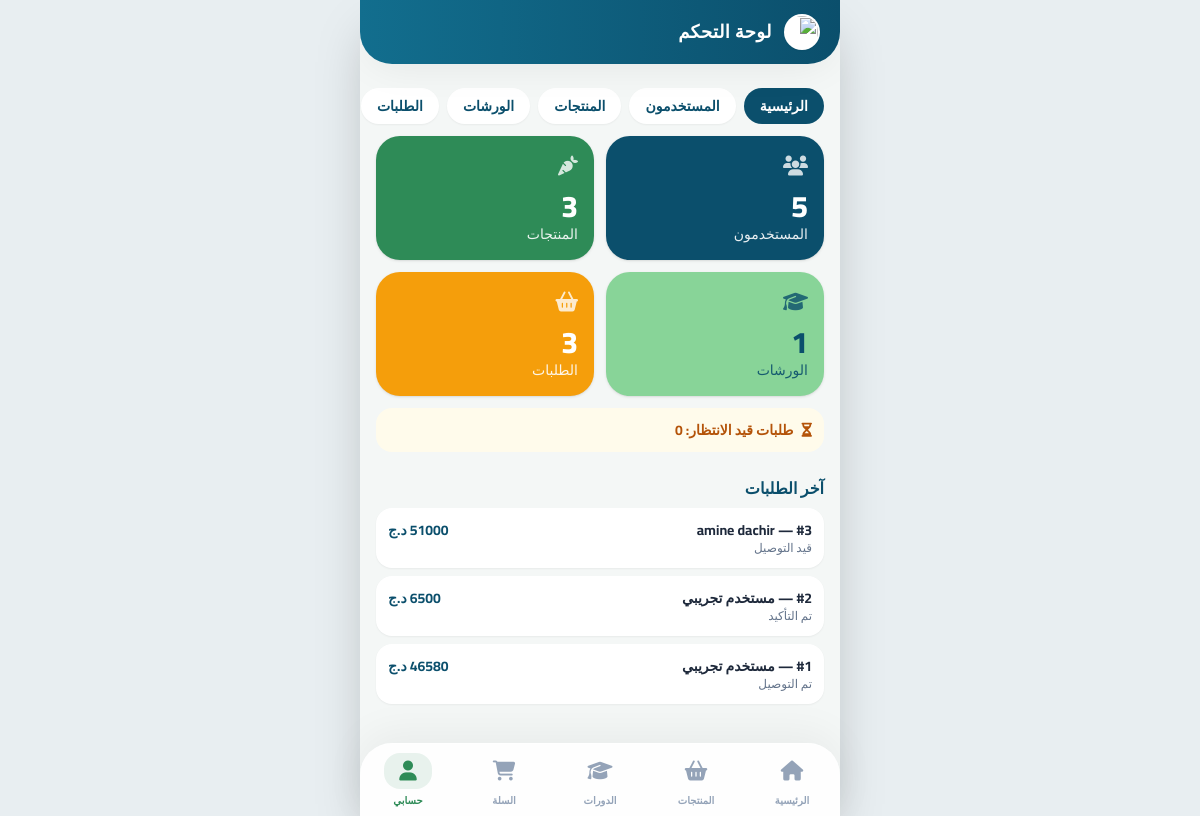
The page /admin (signed in) on the database its author committed.
### models.py (models this page shows)
class Order(db.Model):
    id = db.Column(db.Integer, primary_key=True)
    user_id = db.Column(db.Integer, db.ForeignKey("user.id"), nullable=False)
    total_price = db.Column(db.Float, nullable=False)
    status = db.Column(db.String(20), default="Pending") # Pending, Confirmed, Shipped, Delivered, Cancelled
    receiver_name = db.Column(db.String(150), nullable=False)
    receiver_phone = db.Column(db.String(20), nullable=False)
    delivery_address = db.Column(db.String(250), nullable=False)
    notes = db.Column(db.Text, default="") # ملاحظات إضافية
    created_at = db.Column(db.DateTime, default=datetime.utcnow)
    items = db.relationship("OrderItem", backref="order", cascade="all, delete-orphan")

class User(UserMixin, db.Model):
    id = db.Column(db.Integer, primary_key=True)
    full_name = db.Column(db.String(150), nullable=False) # الاسم واللقب
    phone = db.Column(db.String(20), nullable=False)      # رقم الهاتف
    email = db.Column(db.String(120), unique=True, nullable=False)
    password_hash = db.Column(db.String(256), nullable=False)
    location = db.Column(db.String(250), default="")      # الموقع الجغرافي
    wilaya = db.Column(db.String(100), default="")        # الولاية
    baladiya = db.Column(db.String(100), default="")      # البلدية
    is_admin = db.Column(db.Boolean, default=False)
    orders = db.relationship("Order", backref="user", cascade="all, delete-orphan")

### app.py (the view)
@app.route("/admin")
@admin_required
def admin_dashboard():
    stats = [("المستخدمون", User.query.count(), "fa-users", "bg-ocean"),
             ("المنتجات", Product.query.count(), "fa-carrot", "bg-leaf"),
             ("الورشات", Workshop.query.count(), "fa-graduation-cap", "bg-mint !text-ocean"),
             ("الطلبات", Order.query.count(), "fa-basket-shopping", "bg-amber-500")]
    pending = Order.query.filter_by(status="Pending").count()
    return render_template("admin_dashboard.html", stats=stats, pending=pending,
        latest=Order.query.order_by(Order.created_at.desc()).limit(5).all())

### app.py (called while the page is built)
@login_manager.user_loader
def load_user(uid):
    return db.session.get(User, int(uid))

def admin_required(f):
    @wraps(f)
    @login_required
    def wrapper(*args, **kwargs):
        if not current_user.is_admin:
            abort(403)
        return f(*args, **kwargs)
    return wrapper

@app.template_filter("status_ar")
def status_ar(s):
    return STATUS_AR.get(s, s)

@app.context_processor
def inject_cart_count():
    return {"cart_count": sum(session.get("cart", {}).values())}

### templates/admin_dashboard.html
{% extends 'admin_base.html' %}{% block admin %}
<div class="grid grid-cols-2 gap-3">{% for t,n,i,c in stats %}
<div class="{{ c }} text-white rounded-3xl p-4 shadow"><i class="fa-solid {{ i }} text-xl opacity-80"></i><p class="text-3xl font-extrabold mt-2">{{ n }}</p><p class="text-sm opacity-90">{{ t }}</p></div>{% endfor %}</div>
<div class="mt-3 bg-amber-50 text-amber-700 rounded-2xl p-3 text-sm font-bold"><i class="fa-solid fa-hourglass-half ml-2"></i>طلبات قيد الانتظار: {{ pending }}</div>
<h2 class="font-extrabold text-ocean mt-6 mb-2">آخر الطلبات</h2>
<div class="space-y-2">{% for o in latest %}<div class="bg-white rounded-2xl p-3 shadow-sm flex justify-between text-sm"><div><b>#{{ o.id }} — {{ o.user.full_name }}</b><p class="text-xs text-slate-500">{{ o.status|status_ar }}</p></div><b class="text-ocean">{{ '%g' % o.total_price }} د.ج</b></div>
{% else %}<p class="text-sm text-slate-500">لا توجد طلبات.</p>{% endfor %}</div>{% endblock %}

### static/css/app.css (style rules this page uses)
*,:after,:before { --tw-border-spacing-x:0;--tw-border-spacing-y:0;--tw-translate-x:0;--tw-translate-y:0;--tw-rotate:0;--tw-skew-x:0;--tw-skew-y:0;--tw-scale-x:1;--tw-scale-y:1;--tw-pan-x: ;--tw-pan-y: ;--tw-pinch-zoom: ;--tw-scroll-snap-strictness:proximity;--tw-gradient-from-position: ;--tw-gradient-via-position: ;--tw-gradient-to-position: ;--tw-ordinal: ;--tw-slashed-zero: ;--tw-numeric-figure: ;--tw-numeric-spacing: ;--tw-numeric-fraction: ;--tw-ring-inset: ;--tw-ring-offset-width:0px;--tw-ring-offset-color:#fff;--tw-ring-color:rgba(59,130,246,.5);--tw-ring-offset-shadow:0 0 #0000;--tw-ring-shadow:0 0 #0000;--tw-shadow:0 0 #0000;--tw-shadow-colored:0 0 #0000;--tw-blur: ;--tw-brightness: ;--tw-contrast: ;--tw-grayscale: ;--tw-hue-rotate: ;--tw-invert: ;--tw-saturate: ;--tw-sepia: ;--tw-drop-shadow: ;--tw-backdrop-blur: ;--tw-backdrop-brightness: ;--tw-backdrop-contrast: ;--tw-backdrop-grayscale: ;--tw-backdrop-hue-rotate: ;--tw-backdrop-invert: ;--tw-backdrop-opacity: ;--tw-backdrop-saturate: ;--tw-backdrop-sepia: ;--tw-contain-size: ;--tw-contain-layout: ;--tw-contain-paint: ;--tw-contain-style: }
*,:after,:before { box-sizing:border-box;border:0 solid #e5e7eb }
:after,:before { --tw-content:"" }
:host,html { line-height:1.5;-webkit-text-size-adjust:100%;-moz-tab-size:4;-o-tab-size:4;tab-size:4;font-family:Cairo,sans-serif;font-feature-settings:normal;font-variation-settings:normal;-webkit-tap-highlight-color:transparent }
body { margin:0;line-height:inherit }
h1,h2,h3,h4,h5,h6 { font-size:inherit;font-weight:inherit }
b,strong { font-weight:bolder }
blockquote,dd,dl,figure,h1,h2,h3,h4,h5,h6,hr,p,pre { margin:0 }
.mb-2 { margin-bottom:.5rem }
.ml-2 { margin-left:.5rem }
.mt-2 { margin-top:.5rem }
.mt-3 { margin-top:.75rem }
.mt-6 { margin-top:1.5rem }
.flex { display:flex }
.grid { display:grid }
.grid-cols-2 { grid-template-columns:repeat(2,minmax(0,1fr)) }
.justify-between { justify-content:space-between }
.gap-3 { gap:.75rem }
.space-y-2>:not([hidden])~:not([hidden]) { --tw-space-y-reverse:0;margin-top:calc(.5rem*(1 - var(--tw-space-y-reverse)));margin-bottom:calc(.5rem*var(--tw-space-y-reverse)) }
.rounded-2xl { border-radius:1rem }
.rounded-3xl,.rounded-\[1\.5rem\] { border-radius:1.5rem }
.bg-amber-50 { --tw-bg-opacity:1;background-color:rgb(255 251 235/var(--tw-bg-opacity,1)) }
.bg-amber-500 { --tw-bg-opacity:1;background-color:rgb(245 158 11/var(--tw-bg-opacity,1)) }
.bg-leaf { --tw-bg-opacity:1;background-color:rgb(46 139 87/var(--tw-bg-opacity,1)) }
.bg-mint { --tw-bg-opacity:1;background-color:rgb(136 212 152/var(--tw-bg-opacity,1)) }
.bg-ocean { --tw-bg-opacity:1;background-color:rgb(11 79 108/var(--tw-bg-opacity,1)) }
.bg-white { --tw-bg-opacity:1;background-color:rgb(255 255 255/var(--tw-bg-opacity,1)) }
.p-3 { padding:.75rem }
.p-4 { padding:1rem }
.font-sans { font-family:Cairo,sans-serif }
.text-3xl { font-size:1.875rem;line-height:2.25rem }
.text-sm { font-size:.875rem;line-height:1.25rem }
.text-xl { font-size:1.25rem;line-height:1.75rem }
.text-xs { font-size:.75rem;line-height:1rem }
.font-bold { font-weight:700 }
.font-extrabold { font-weight:800 }
.\!text-ocean { --tw-text-opacity:1!important;color:rgb(11 79 108/var(--tw-text-opacity,1))!important }
.text-amber-700 { --tw-text-opacity:1;color:rgb(180 83 9/var(--tw-text-opacity,1)) }
.text-ocean { --tw-text-opacity:1;color:rgb(11 79 108/var(--tw-text-opacity,1)) }
.text-slate-500 { --tw-text-opacity:1;color:rgb(100 116 139/var(--tw-text-opacity,1)) }
.text-slate-800 { --tw-text-opacity:1;color:rgb(30 41 59/var(--tw-text-opacity,1)) }
.text-white { --tw-text-opacity:1;color:rgb(255 255 255/var(--tw-text-opacity,1)) }
.opacity-80 { opacity:.8 }
.opacity-90 { opacity:.9 }
.shadow { --tw-shadow:0 1px 3px 0 rgba(0,0,0,.1),0 1px 2px -1px rgba(0,0,0,.1);--tw-shadow-colored:0 1px 3px 0 var(--tw-shadow-color),0 1px 2px -1px var(--tw-shadow-color) }
.shadow,.shadow-2xl { box-shadow:var(--tw-ring-offset-shadow,0 0 #0000),var(--tw-ring-shadow,0 0 #0000),var(--tw-shadow) }
.shadow-md,.shadow-sm { box-shadow:var(--tw-ring-offset-shadow,0 0 #0000),var(--tw-ring-shadow,0 0 #0000),var(--tw-shadow) }
.shadow-sm { --tw-shadow:0 1px 2px 0 rgba(0,0,0,.05);--tw-shadow-colored:0 1px 2px 0 var(--tw-shadow-color) }

### templates/base.html (style rules this page uses)
html { -webkit-tap-highlight-color:transparent }
body { overscroll-behavior-y:none; background-color: #E8EEF1; }

### rows shown on the page
Order: id "3", user.full_name "amine dachir", status|status_ar "قيد التوصيل", total_price "51000"
Order: id "2", user.full_name "مستخدم تجريبي", status|status_ar "تم التأكيد", total_price "6500"
Order: id "1", user.full_name "مستخدم تجريبي", status|status_ar "تم التوصيل", total_price "46580"

### other values the page prints
{{ t }} "الرئيسية" "المستخدمون" "المنتجات" "الورشات" "الطلبات"
{{ n }} "5" "3" "1" "3"
{{ t }} "المستخدمون" "المنتجات" "الورشات" "الطلبات"
{{ pending }} "0"
{{ label }} "الرئيسية" "المنتجات" "الدورات" "السلة" "حسابي"
